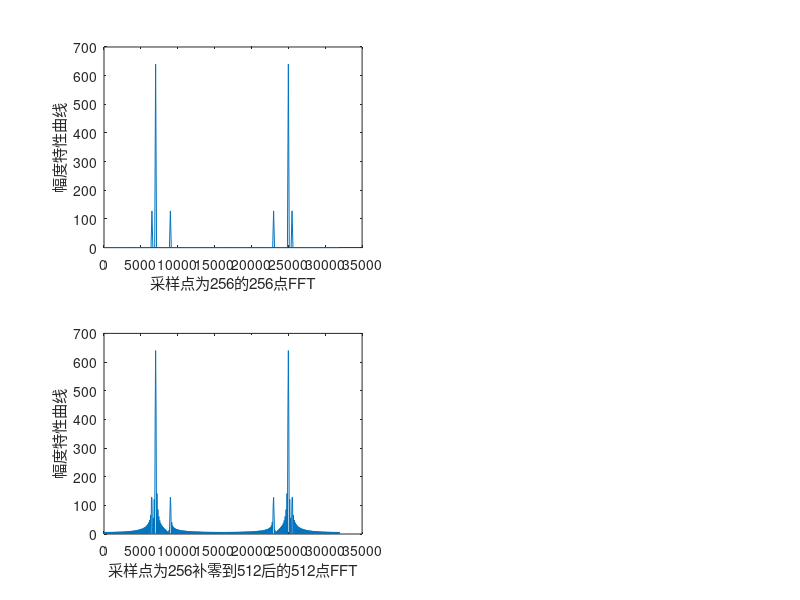

The MATLAB script that drew this image:
clear;
N=256;

L=512;

f1=6500;

f2=7000;

f3=9000;

fs=32000;

ws=2*pi*fs;

T=1/fs;

n=0:N-1;

x=cos(2*pi*f1*n*T)+5*cos(2*pi*f2*n*T)+cos(2*pi*f3*n*T);

y=x(1:N);

z=fft(y,N);

w=((0:N-1)*ws/N)/(2*pi);

subplot(2,2,1)

plot(w,abs(z));

ylabel('幅度特性曲线');xlabel('采样点为256的256点FFT');

y2=[x(1:N) zeros(1,L-N)];

z2=fft(y2,L);

w=((0:L-1)*ws/L)/(2*pi);

subplot(2,2,3)

plot(w,abs(z2));

ylabel('幅度特性曲线');xlabel('采样点为256补零到512后的512点FFT');